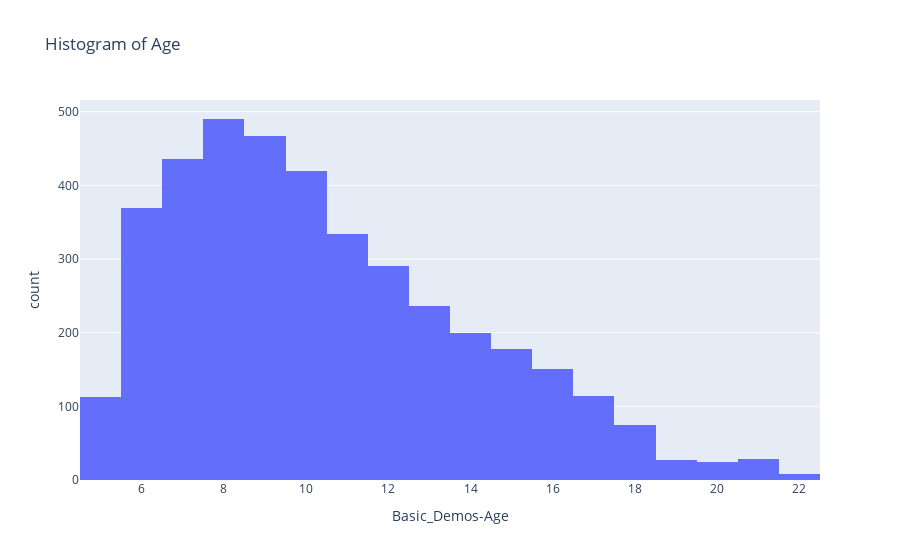

Notebook code for this chart:
### Code cell
#Age 
histogram(tableData, x='Basic_Demos-Age', title='Histogram of Age')

### Figure 1 — Plotly figure (JSON) as saved in the notebook; plotly's stock layout.template omitted (floating-point values rounded to 4 significant figures; data arrays with more than 128 entries replaced by an {"elided": "..."} marker saying what was removed)
{"data": [{"alignmentgroup": "True", "bingroup": "x", "hovertemplate": "Basic_Demos-Age=%{x}<br>count=%{y}<extra></extra>", "legendgroup": "", "marker": {"color": "#636efa", "pattern": {"shape": ""}}, "name": "", "offsetgroup": "", "orientation": "v", "showlegend": false, "type": "histogram", "x": {"elided": "3960 int values"}, "xaxis": "x", "yaxis": "y"}], "layout": {"barmode": "relative", "legend": {"tracegroupgap": 0}, "title": {"text": "Histogram of Age"}, "xaxis": {"anchor": "y", "domain": [0, 1], "title": {"text": "Basic_Demos-Age"}}, "yaxis": {"anchor": "x", "domain": [0, 1], "title": {"text": "count"}}}}
